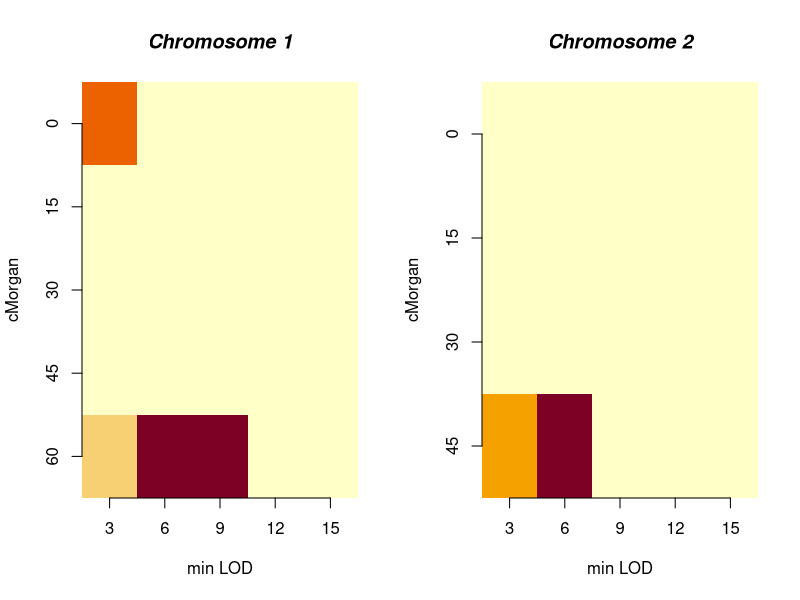

This chart was generated by the following R code:


# show QtlDensity.R
#
# The script gathers code for the display of expression QTL
# densities on a chromosomal level.
#
# It is motivated by the observed shift in hot spots for QTL
# when raising the threshold for LOD scores. Here, the selection
# criterion and the chromosomal distribution are shown together.
#
# Steffen Möller, University of Lübeck, 2009

# substituting the 'hist' function to derive density data
my.density <-function(data,breaks=NULL,interval.length=NA,max.value=NA) {
  if(!is.vector(data)) {
    stop("my.density: data should be an array.")
  }
  if(!is.null(breaks) & !is.na(interval.length)) {
    stop("my.density: cannot have both breaks and interval.length set.")
  }
  else if (!is.na(interval.length)) {
    max.observed<-max.value
    if (is.na(max.observed)) {
      max.observed<-max(data)
    }
    breaks<-0:(max.observed%/%interval.length)*interval.length
  }
  else if (is.null(breaks) & is.na(interval.length)) {
    stop("my.density: not yet implemented, specify interval.length or breaks")
  }
  counts<-rep(0,length(breaks))
  assignment<-sapply(data,function(X,breaks){sum(X>breaks)},breaks=breaks)
  distrib<-sapply(1:length(breaks),function(X,data){sum(X==assignment)},data=assignment)
  return(list(breaks=breaks,assignment=assignment,distribution=distrib))
}

# qtl - quantitative trait locus
show.qtl.density<-function(qtls,chromosome, lod.thresholds=NULL, 
				interval.length=15, breaks=NULL,
				show.empty=FALSE, # continue even if there are no chromosomes
				show.absolute=FALSE # show absolute values
) {
  if (is.null(lod.thresholds)) {
    lod.thresholds<-3*(1:5)
  }
  i<-NULL
  b<-breaks
  counts.per.threshold<-rep(0,length(lod.thresholds))
  
  for(thres.pos in 1:length(lod.thresholds)) {
    thres<-lod.thresholds[thres.pos]
    qtls.chrom<-qtls[chromosome==qtls[,"Chromosome"]& thres<=qtls[,"LOD"],,drop=FALSE]
    counts.per.threshold[thres.pos]<-nrow(qtls.chrom)
    print(qtls.chrom)
    d<-my.density(qtls.chrom[,"cMorgan"],breaks=b,interval.length)
    if (is.null(b)) {
      b<-d$breaks
      interval.length=NA
    }
    i<-cbind(i,d$distribution)
    if (!show.absolute & 0<counts.per.threshold[thres.pos]) {
      i<-i/counts.per.threshold[thres.pos]
    }
  }
  rownames(i)<-b
  colnames(i)<-lod.thresholds
  print(t(i))
  image(y=b,ylab="cMorgan",
	x=lod.thresholds,xlab="min LOD",
	z=t(i)[,nrow(i):1],axes=FALSE)
  axis(1,lod.thresholds)
  axis(2,b,labels=rev(b))
  title(main = paste("Chromosome",chromosome), font.main = 4)
  #print(dimnames(i))
  counts.per.threshold
}


# a function doing some layout of the plot
# to work on multiple chromosomes

show.multiple.qtl.densities <- function(data,show.absolute=FALSE,max.num.chrom.per.line=5) {

  chromosomes<-unique(sort(data[,1]))
  
  chrom.num.horizontal<-min(max.num.chrom.per.line,length(chromosomes))
  chrom.num.vertical<-1+length(chromosomes)%/%max.num.chrom.per.line

  par.orig<-par(mfrow=c(chrom.num.vertical,chrom.num.horizontal))
  sapply(chromosomes,function(chr){
    cat("Performing on chromosome ",chr,"\n")
    show.qtl.density(m,chr,show.absolute=show.absolute)
  })
  par(par.orig)
}

# some stupid test data, so the script
# does something in the first place
m<-matrix(c(
    1,10,3.4,
    1,11,5,
    1,70,9,
    2,50,6,
    2,50,8
 ),
  ncol=3,byrow=TRUE)
colnames(m)<-c("Chromosome","cMorgan","LOD")


# now calling our function to see it work
show.multiple.qtl.densities(m,show.absolute=FALSE)